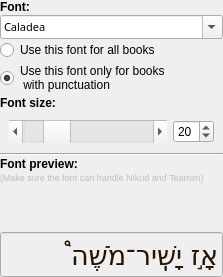
             <widget class="QWidget" name="scrollAreaWidgetContents">
              <property name="geometry">
               <rect>
                <x>0</x>
                <y>0</y>
                <width>223</width>
                <height>277</height>
               </rect>
              </property>
              <layout class="QVBoxLayout" name="verticalLayout_22">
               <property name="spacing">
                <number>1</number>
               </property>
               <property name="margin">
                <number>0</number>
               </property>
               <item>
                <widget class="QLabel" name="label_9">
                 <property name="font">
                  <font>
                   <weight>75</weight>
                   <bold>true</bold>
                  </font>
                 </property>
                 <property name="text">
                  <string>Font:</string>
                 </property>
                </widget>
               </item>
               <item>
                <widget class="QFontComboBox" name="fontComboBox">
                 <property name="sizePolicy">
                  <sizepolicy hsizetype="Preferred" vsizetype="Preferred">
                   <horstretch>0</horstretch>
                   <verstretch>0</verstretch>
                  </sizepolicy>
                 </property>
                 <property name="font">
                  <font>
                   <family>Sans Serif</family>
                   <pointsize>8</pointsize>
                   <weight>50</weight>
                   <italic>false</italic>
                   <bold>false</bold>
                  </font>
                 </property>
                 <property name="layoutDirection">
                  <enum>Qt::LeftToRight</enum>
                 </property>
                 <property name="styleSheet">
                  <string notr="true">*{font: 8pt &quot;Sans Serif&quot;;}
</string>
                 </property>
                 <property name="currentIndex">
                  <number>3</number>
                 </property>
                 <property name="sizeAdjustPolicy">
                  <enum>QComboBox::AdjustToContentsOnFirstShow</enum>
                 </property>
                 <property name="writingSystem">
                  <enum>QFontDatabase::Hebrew</enum>
                 </property>
                 <property name="currentFont">
                  <font>
                   <family>Droid Sans Hebrew Orayta</family>
                  </font>
                 </property>
                </widget>
               </item>
               <item>
                <widget class="QRadioButton" name="customFontRDBTN">
                 <property name="text">
                  <string>Use this font for all books</string>
                 </property>
                 <property name="iconSize">
                  <size>
                   <width>10</width>
                   <height>10</height>
                  </size>
                 </property>
                </widget>
               </item>
               <item>
                <widget class="QRadioButton" name="defaultFontRDBTN">
                 <property name="text">
                  <string>Use this font only for books
 with punctuation</string>
                 </property>
                 <property name="iconSize">
                  <size>
                   <width>10</width>
                   <height>10</height>
                  </size>
                 </property>
                 <property name="checked">
                  <bool>true</bool>
                 </property>
                </widget>
               </item>
               <item>
                <widget class="QLabel" name="label_5">
                 <property name="font">
                  <font>
                   <weight>75</weight>
                   <bold>true</bold>
                  </font>
                 </property>
                 <property name="text">
                  <string>Font size:</string>
                 </property>
                </widget>
               </item>
               <item>
                <widget class="QWidget" name="widget" native="true">
                 <layout class="QHBoxLayout" name="horizontalLayout_5">
                  <item>
                   <widget class="QScrollBar" name="horizontalSlider">
                    <property name="sizePolicy">
                     <sizepolicy hsizetype="Expanding" vsizetype="Preferred">
                      <horstretch>0</horstretch>
                      <verstretch>0</verstretch>
                     </sizepolicy>
                    </property>
                    <property name="singleStep">
                     <number>2</number>
                    </property>
                    <property name="value">
                     <number>20</number>
                    </property>
                    <property name="orientation">
                     <enum>Qt::Horizontal</enum>
                    </property>
                    <property name="invertedControls">
                     <bool>false</bool>
                    </property>
                   </widget>
                  </item>
                  <item>
                   <widget class="QSpinBox" name="fonSizeSpinBox">
                    <property name="sizePolicy">
                     <sizepolicy hsizetype="Minimum" vsizetype="Preferred">
                      <horstretch>0</horstretch>
                      <verstretch>0</verstretch>
                     </sizepolicy>
                    </property>
                    <property name="value">
                     <number>20</number>
                    </property>
                   </widget>
                  </item>
                 </layout>
                </widget>
               </item>
               <item>
                <widget class="Line" name="line_2">
                 <property name="orientation">
                  <enum>Qt::Horizontal</enum>
                 </property>
                </widget>
               </item>
               <item>
                <widget class="QLabel" name="label_6">
                 <property name="font">
                  <font>
                   <weight>75</weight>
                   <bold>true</bold>
                  </font>
                 </property>
                 <property name="text">
                  <string>Font preview:</string>
                 </property>
                </widget>
               </item>
               <item>
                <widget class="QLabel" name="label_7">
                 <property name="enabled">
                  <bool>false</bool>
                 </property>
                 <property name="font">
                  <font>
                   <pointsize>7</pointsize>
                  </font>
                 </property>
                 <property name="text">
                  <string>(Make sure the font can handle Nikud and Teamim)</string>
                 </property>
                 <property name="wordWrap">
                  <bool>true</bool>
                 </property>
                </widget>
               </item>
               <item>
                <spacer name="verticalSpacer_3">
                 <property name="orientation">
                  <enum>Qt::Vertical</enum>
                 </property>
                 <property name="sizeHint" stdset="0">
                  <size>
                   <width>20</width>
                   <height>40</height>
                  </size>
                 </property>
                </spacer>
               </item>
               <item>
                <widget class="QLineEdit" name="fontPreview">
                 <property name="enabled">
                  <bool>false</bool>
                 </property>
                 <property name="palette">
                  <palette>
                   <active>
                    <colorrole role="WindowText">
                     <brush brushstyle="SolidPattern">
                      <color alpha="255">
                       <red>40</red>
                       <green>19</green>
                       <blue>1</blue>
                      </color>
                     </brush>
                    </colorrole>
                    <colorrole role="Dark">
                     <brush brushstyle="SolidPattern">
                      <color alpha="255">
                       <red>1</red>
                       <green>0</green>
                       <blue>0</blue>
                      </color>
                     </brush>
                    </colorrole>
                    <colorrole role="Text">
                     <brush brushstyle="SolidPattern">
                      <color alpha="255">
                       <red>40</red>
                       <green>19</green>
                       <blue>1</blue>
                      </color>
                     </brush>
                    </colorrole>
                    <colorrole role="ButtonText">
                     <brush brushstyle="SolidPattern">
                      <color alpha="255">
                       <red>40</red>
                       <green>19</green>
                       <blue>1</blue>
                      </color>
                     </brush>
                    </colorrole>
                   </active>
                   <inactive>
                    <colorrole role="WindowText">
                     <brush brushstyle="SolidPattern">
                      <color alpha="255">
                       <red>40</red>
                       <green>19</green>
                       <blue>1</blue>
                      </color>
                     </brush>
                    </colorrole>
                    <colorrole role="Dark">
                     <brush brushstyle="SolidPattern">
                      <color alpha="255">
                       <red>1</red>
                       <green>0</green>
                       <blue>0</blue>
                      </color>
                     </brush>
                    </colorrole>
                    <colorrole role="Text">
                     <brush brushstyle="SolidPattern">
                      <color alpha="255">
                       <red>40</red>
                       <green>19</green>
                       <blue>1</blue>
                      </color>
                     </brush>
                    </colorrole>
                    <colorrole role="ButtonText">
                     <brush brushstyle="SolidPattern">
                      <color alpha="255">
                       <red>40</red>
                       <green>19</green>
                       <blue>1</blue>
                      </color>
                     </brush>
                    </colorrole>
                   </inactive>
                   <disabled>
                    <colorrole role="WindowText">
                     <brush brushstyle="SolidPattern">
                      <color alpha="255">
                       <red>40</red>
                       <green>19</green>
                       <blue>1</blue>
                      </color>
                     </brush>
                    </colorrole>
                    <colorrole role="Dark">
                     <brush brushstyle="SolidPattern">
                      <color alpha="255">
                       <red>1</red>
                       <green>0</green>
                       <blue>0</blue>
                      </color>
                     </brush>
                    </colorrole>
                    <colorrole role="Text">
                     <brush brushstyle="SolidPattern">
                      <color alpha="255">
                       <red>40</red>
                       <green>19</green>
                       <blue>1</blue>
                      </color>
                     </brush>
                    </colorrole>
                    <colorrole role="ButtonText">
                     <brush brushstyle="SolidPattern">
                      <color alpha="255">
                       <red>40</red>
                       <green>19</green>
                       <blue>1</blue>
                      </color>
                     </brush>
                    </colorrole>
                   </disabled>
                  </palette>
                 </property>
                 <property name="font">
                  <font>
                   <family>Droid Sans Hebrew Orayta</family>
                   <pointsize>20</pointsize>
                  </font>
                 </property>
                 <property name="layoutDirection">
                  <enum>Qt::RightToLeft</enum>
                 </property>
                 <property name="text">
                  <string>אָ֣ז יָשִֽׁיר־מֹשֶׁה֩</string>
                 </property>
                </widget>
               </item>
              </layout>
             </widget>
